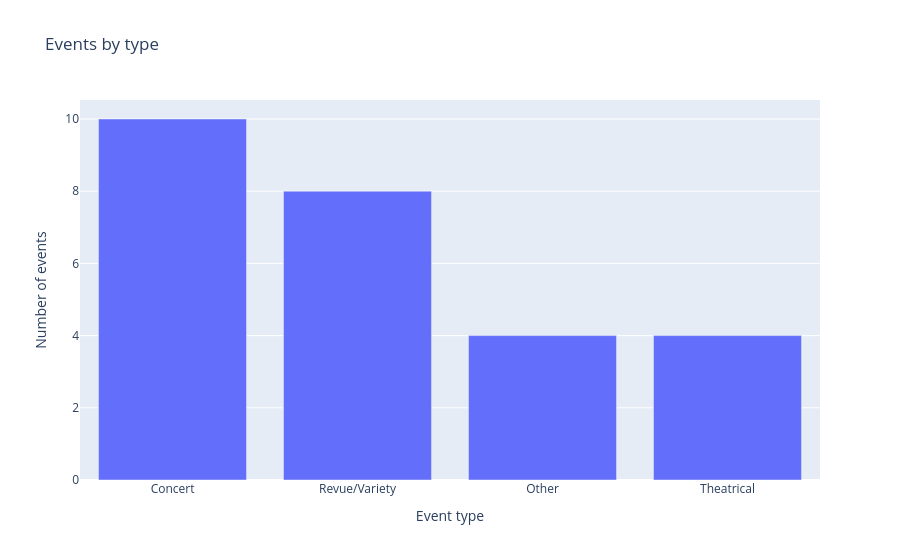

Notebook code cell kept with this figure:
### Markdown cell above
## Visualizing the archive

With `concerts_df` in hand, a few quick charts with **Plotly Express** (`px`) show the distribution of events by type, place, and time. Plotly Express charts are interactive by default (hover for details, zoom, pan) — handy for exploring a small archive like this one live in a workshop.

### Code cell
fig = px.bar(
    concerts_df["type_category"].value_counts().reset_index(name="count"),
    x="type_category", y="count",
    title="Events by type",
    labels={"type_category": "Event type", "count": "Number of events"},
)
fig.show()

### Figure 1 — Plotly figure (JSON) as saved in the notebook; plotly's stock layout.template omitted (floating-point values rounded to 4 significant figures)
{"data": [{"hovertemplate": "Event type=%{x}<br>Number of events=%{y}<extra></extra>", "legendgroup": "", "marker": {"color": "#636efa", "pattern": {"shape": ""}}, "name": "", "orientation": "v", "showlegend": false, "textposition": "auto", "type": "bar", "x": ["Concert", "Revue/Variety", "Other", "Theatrical"], "xaxis": "x", "y": [10, 8, 4, 4], "yaxis": "y"}], "layout": {"barmode": "relative", "legend": {"tracegroupgap": 0}, "title": {"text": "Events by type"}, "xaxis": {"anchor": "y", "domain": [0, 1], "title": {"text": "Event type"}}, "yaxis": {"anchor": "x", "domain": [0, 1], "title": {"text": "Number of events"}}}}
